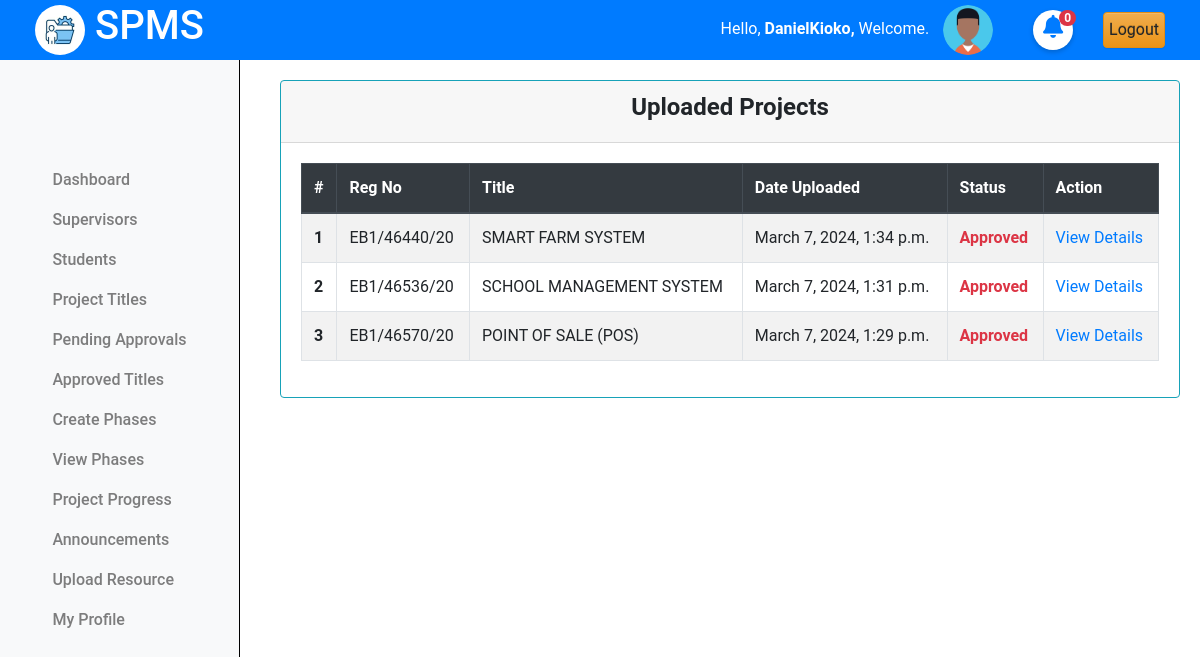
Page /coordinator/view_projects/ (signed in) on the earlier database version.
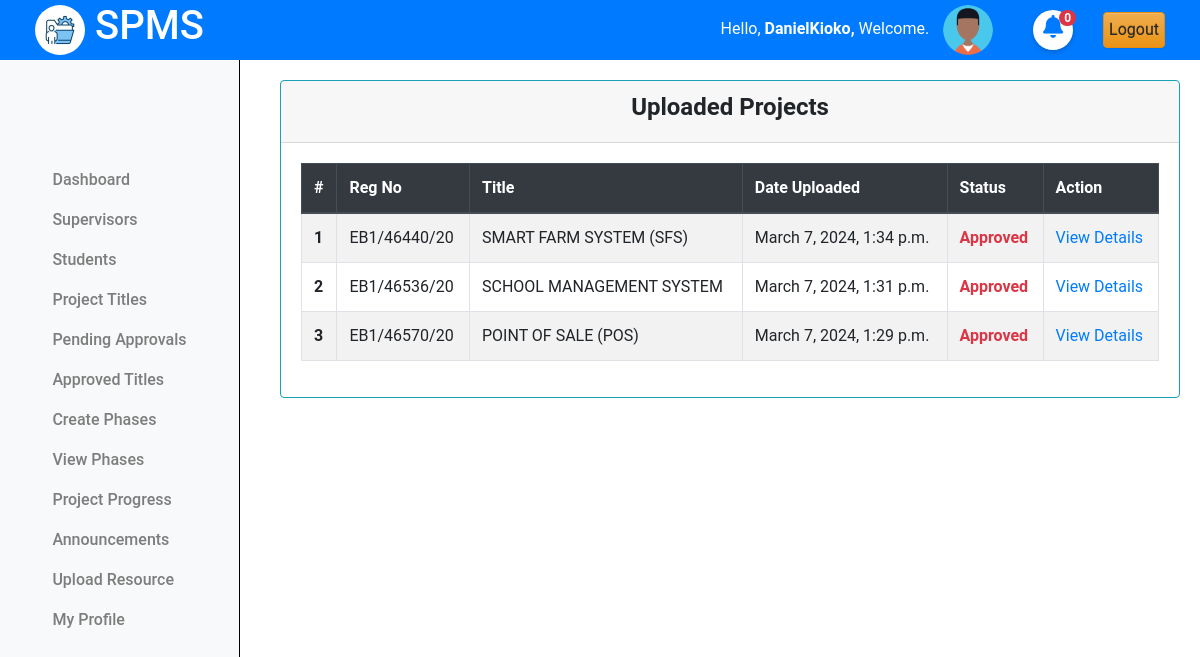
Same page on the later database version.
### projectsApp/models.py (models this page shows, shortened)
class Projects(models.Model):
    student = models.ForeignKey(Student, on_delete=models.CASCADE)
    title = models.CharField(max_length=255)
    description = models.TextField()
    objectives = models.TextField()
    lecturer = models.ForeignKey(Lecturer, on_delete=models.SET_NULL, null=True, blank=True)
    status = models.CharField(max_length=50, choices=[
        ('pending', 'Pending'),
        ('approved', 'Approved'),
        ('rejected', 'Rejected')
    ], default='pending')
    created_at = models.DateTimeField(auto_now_add=True)
    updated_at = models.DateTimeField(auto_now=True)

class Student(models.Model):
    regno = models.CharField(max_length=255, unique=True)
    email = models.EmailField(max_length=255, unique=True)
    name = models.CharField(max_length=255)
    phone_number = models.IntegerField(null=True, blank=True)
    intake_year = models.PositiveSmallIntegerField(default=2024)
    password = models.CharField(max_length=128, null=False, blank=False)
    user_id = models.AutoField(primary_key=True)
    last_login = models.DateTimeField(blank=True, null=True)
    USERNAME_FIELD = 'email'
    REQUIRED_FIELDS = ['regno', 'name', 'phone_number']
    class Meta:
        db_table = "students"

### projectsApp/AccessControl.py (the view)
    @login_required
    def wrapper(request, *args, **kwargs):
        if not isinstance(request.user, Coordinator):
            return redirect('cordinator_login')
        return function(request, *args, **kwargs)

### projectsApp/AccessControl.py (called while the page is built)
def coordinator_required(function):
    @login_required
    def wrapper(request, *args, **kwargs):
        if not isinstance(request.user, Coordinator):
            return redirect('cordinator_login')
        return function(request, *args, **kwargs)
    return wrapper

### projectsApp/context_processors.py (called while the page is built)
def unread_notifications(request):
    if request.user.is_authenticated:
        if hasattr(request.user, 'student'):
            student = request.user
            unread_notifications = Notifications.objects.filter(recipient=student, read=False).count()
            unread_feedbacks = CoordinatorFeedbacks.objects.filter(project__student=student, read=False).count()
            total_unread = unread_notifications + unread_feedbacks
        else:
            total_unread = 0
    else:
        total_unread = 0
    return {'total_unread': total_unread}

### projectsApp/views.py (called while the page is built)
@coordinator_required
def view_projects(request):
    projects = Projects.objects.all().order_by('-created_at')
    for i,project in enumerate(projects):
        project.index = i+1
        student = project.student
        project.reg_number = student.regno
    context = {'projects':projects}
    return render(request, 'cordinator/projects.html',context)

### projectsApp/templates/cordinator/projects.html
{% extends 'base.html' %}
{% load static %}
{% block content %}
{% include 'column1_cord.html' %}
<div class="content">
    <div class="container-fluid">
        <div class="row">
            <div class="card border-info">
                <div class="card-header text-center">
                    <h4><b>Uploaded Projects</b></h4>
                </div>
                <div class="card-body">
                    <table class="table table-bordered table-hover  table-striped border-info">
                        <thead class="thead-dark">
                            <tr>
                                <th scope="col">#</th>
                                <th scope="col">Reg No</th>
                                <th scope="col">Title</th>
                                <th scope="col">Date Uploaded</th>
                                <th scope="col">Status</th>
                                <th scope="col">Action</th>
                            </tr>
                        </thead>
                        <tbody>
                            {% if projects.exists %}
                                {% for project in projects %}
                                    <tr>
                                        <th scope="row">{{project.index}}</th>
                                        <td>{{project.reg_number|upper}}</td>
                                        <td>{{project.title|upper}}</td>
                                        <td>{{project.created_at}}</td>
                                        <td class="text-danger "><b>{{project.status|title}}</b></td>
                                        <td><a href="{% url "view_project_details" project.id%}"> View Details </a></td>
                                    </tr>
                            {% endfor %}
                            {% else %}
                                <tr>
                                    <td colspan="6" class="text-center text-danger">No Uploaded projects found.</td>
                                </tr>
                            {% endif %}
                        </tbody>
                    </table>
                </div>
            </div>
        </div>
    </div>
</div>
<link rel="stylesheet" href="{% static 'css/mystudents.css' %}">
{% endblock %}

Differences in the rows shown:
changed Projects "EB1/46440/20": title "SMART FARM SYSTEM" → "SMART FARM SYSTEM (SFS)"
